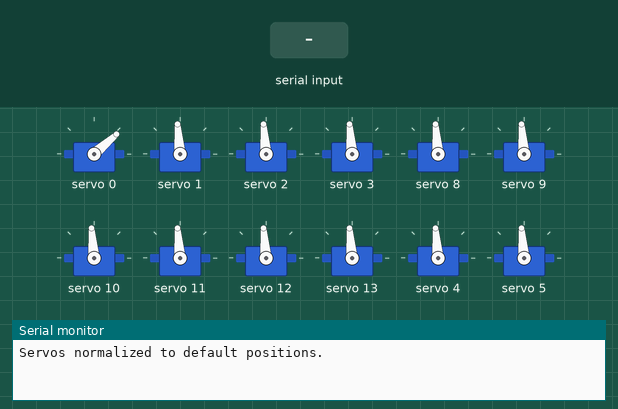
Simulated run of this sketch. Board: Arduino Uno, built with avr-gcc and run on an emulated ATmega328P. Parts: 12 × servo, the last lines printed to the serial monitor. The inputs (shaded band) are chosen by the test bench.

Above: at 1.2 s.
1.3 s: "UPL 30\n" received over Serial
At 2.5 s:
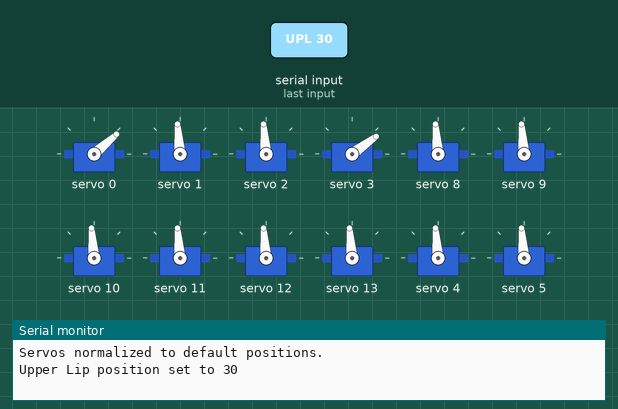
2.8 s: "JAW\n" received over Serial
At 3.8 s:
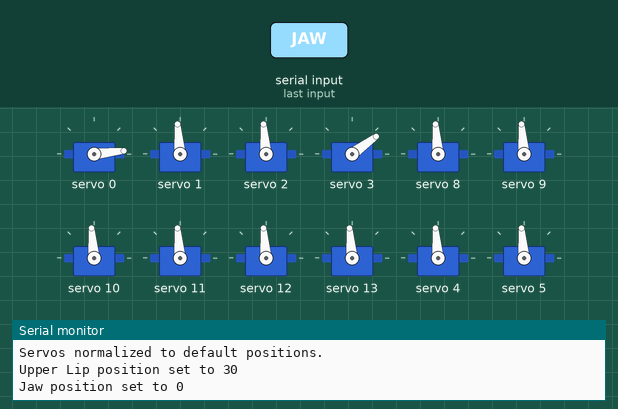
4.3 s: "SML\n" received over Serial
At 5.0 s:
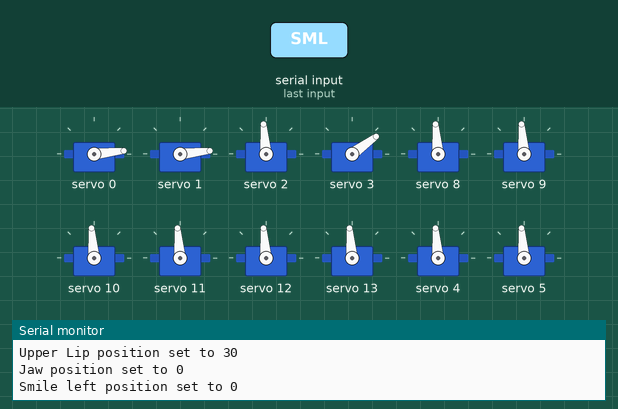
5.8 s: "EYL\n" received over Serial
At 6.1 s:
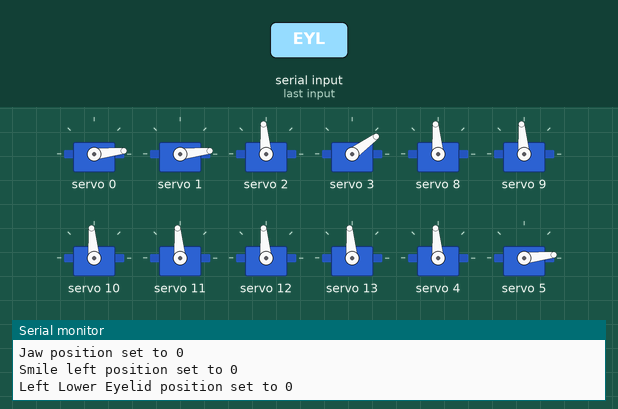
7.3 s: "EYEH\n" received over Serial
At 8.5 s:
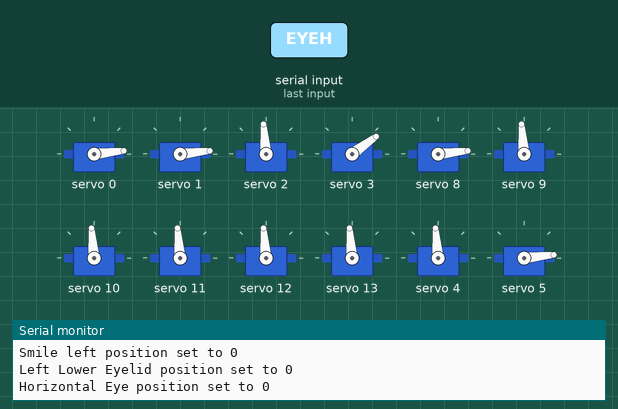
8.8 s: "EYEV\n" received over Serial
At 9.6 s:
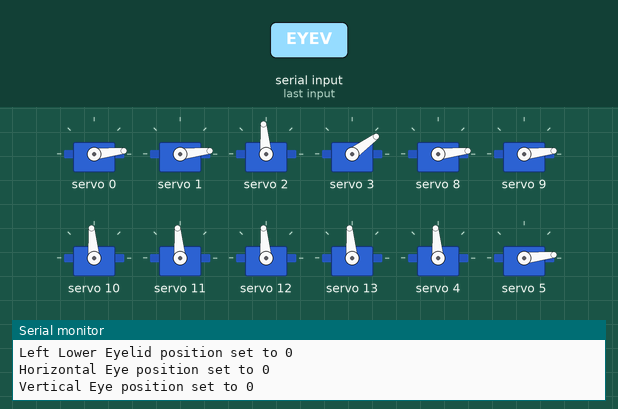
Timing chart, 0 to 11.3 s (numbered marks = the images above; inputs shaded):
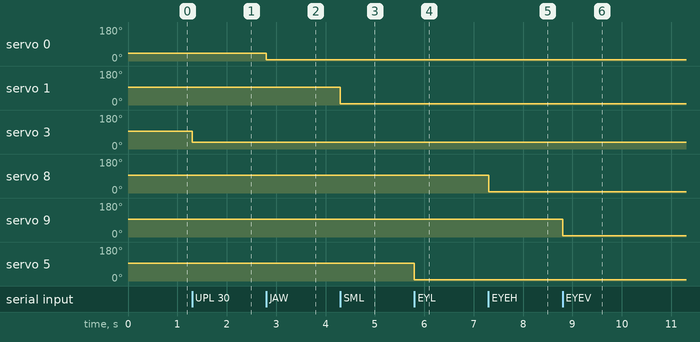

Measured:
- after the input at 1.3 s, servo 3: 95° → 36° at once
- after the input at 2.8 s, servo 0: 41° → 6° at once
- after the input at 4.3 s, servo 1: 95° → 6° at once
- after the input at 5.8 s, servo 5: 95° → 6° at once
- after the input at 7.3 s, servo 8: 95° → 6° at once
- after the input at 8.8 s, servo 9: 95° → 6° at once

The sketch:

Head_Serial_Controller.ino
```cpp
#include <Wire.h>
#include <Adafruit_PWMServoDriver.h>

// PCA9685 setup
Adafruit_PWMServoDriver pca9685 = Adafruit_PWMServoDriver();

#define DEBUG 1

// Motor channel assignments
struct CHANNEL {
  static const int JAW = 0;
  static const int SMILE_LEFT = 1;
  static const int SMILE_RIGHT = 2;
  static const int UPPER_LIP = 3;
  static const int EYELID_LEFT_UPPER = 4;
  static const int EYELID_LEFT_LOWER = 5;
  static const int EYELID_RIGHT_UPPER = 6;
  static const int EYELID_RIGHT_LOWER = 7;
  static const int EYE_HORIZONTAL = 8;
  static const int EYE_VERTICAL = 9;
  static const int EYEBROW_LEFT_UPPER = 10;
  static const int EYEBROW_LEFT_LOWER = 11;
  static const int EYEBROW_RIGHT_UPPER = 12;
  static const int EYEBROW_RIGHT_LOWER = 13;
};

// Servo and movement ranges
namespace RANGE {
  static const int SERVO_MIN = 150;
  static const int SERVO_MAX = 600;

  // Jaw range
  struct JAW {
    static const int MAX = 90;
    static const int NORMAL = 35;
    static const int MIN = 33;
  };

  // Smile range
  struct SMILE {
    static const int WIDE = 70;
    static const int SAD = 50;
    static const int NORMAL = 90;
  };

  // Upper Lip range
  struct LIP {
    static const int UP = 110;
    static const int NORMAL = 90;
    static const int DOWN = 70;
  };

  // Eyelid ranges
  struct EYELID {
    static const int LEFT_UPPER_OPEN = 95;
    static const int LEFT_UPPER_NORMAL = 90;
    static const int LEFT_UPPER_CLOSED = 85;
    static const int LEFT_LOWER_OPEN = 85;
    static const int LEFT_LOWER_NORMAL = 90;
    static const int LEFT_LOWER_CLOSED = 95;
    static const int RIGHT_UPPER_OPEN = 85;
    static const int RIGHT_UPPER_NORMAL = 90;
    static const int RIGHT_UPPER_CLOSED = 95;
    static const int RIGHT_LOWER_OPEN = 95;
    static const int RIGHT_LOWER_NORMAL = 90;
    static const int RIGHT_LOWER_CLOSED = 85;
  };

  // Eye movement ranges
  struct EYE {
    static const int HORIZONTAL_LEFT = 85;
    static const int HORIZONTAL_NORMAL = 90;
    static const int HORIZONTAL_RIGHT = 95;
    static const int VERTICAL_UP = 95;
    static const int VERTICAL_NORMAL = 90;
    static const int VERTICAL_DOWN = 85;
  };

  // Eyebrow ranges
  struct EYEBROW {
    static const int LEFT_UPPER_RAISE = 100;
    static const int LEFT_UPPER_NORMAL = 90;
    static const int LEFT_UPPER_LOWER = 80;
    static const int LEFT_LOWER_RAISE = 98;
    static const int LEFT_LOWER_NORMAL = 90;
    static const int LEFT_LOWER_LOWER = 83;
    static const int RIGHT_UPPER_RAISE = 80;
    static const int RIGHT_UPPER_NORMAL = 90;
    static const int RIGHT_UPPER_LOWER = 100;
    static const int RIGHT_LOWER_RAISE = 82;
    static const int RIGHT_LOWER_NORMAL = 90;
    static const int RIGHT_LOWER_LOWER = 97;
  };
}

void setup() {
  Serial.begin(115200);
  pca9685.begin();
  pca9685.setPWMFreq(60); // Set frequency to 60 Hz for servos
  normalizeServos();
}

void loop() {
  if (Serial.available()) {
    serialCMD();  // Handle serial commands
  }
}

// Set servo position using mapped angle to PWM range
void setServoPosition(int channel, int angle) {
  int pulseLength = map(angle, 0, 180, RANGE::SERVO_MIN, RANGE::SERVO_MAX);
  pca9685.setPWM(channel, 0, pulseLength);
}

// Set all servos to neutral positions
void normalizeServos() {
  setServoPosition(CHANNEL::JAW, RANGE::JAW::NORMAL);
  setServoPosition(CHANNEL::SMILE_LEFT, RANGE::SMILE::NORMAL);
  setServoPosition(CHANNEL::SMILE_RIGHT, RANGE::SMILE::NORMAL);
  setServoPosition(CHANNEL::UPPER_LIP, RANGE::LIP::NORMAL);
  setServoPosition(CHANNEL::EYE_HORIZONTAL, RANGE::EYE::HORIZONTAL_NORMAL);
  setServoPosition(CHANNEL::EYE_VERTICAL, RANGE::EYE::VERTICAL_NORMAL);
  setServoPosition(CHANNEL::EYEBROW_LEFT_UPPER, RANGE::EYEBROW::LEFT_UPPER_NORMAL);
  setServoPosition(CHANNEL::EYEBROW_LEFT_LOWER, RANGE::EYEBROW::LEFT_LOWER_NORMAL);
  setServoPosition(CHANNEL::EYEBROW_RIGHT_UPPER, RANGE::EYEBROW::RIGHT_UPPER_NORMAL);
  setServoPosition(CHANNEL::EYEBROW_RIGHT_LOWER, RANGE::EYEBROW::RIGHT_LOWER_NORMAL);
  setServoPosition(CHANNEL::EYELID_LEFT_UPPER, RANGE::EYELID::LEFT_UPPER_NORMAL);
  setServoPosition(CHANNEL::EYELID_LEFT_LOWER, RANGE::EYELID::LEFT_LOWER_NORMAL);
  setServoPosition(CHANNEL::EYELID_RIGHT_UPPER, RANGE::EYELID::RIGHT_UPPER_NORMAL);
  setServoPosition(CHANNEL::EYELID_RIGHT_LOWER, RANGE::EYELID::RIGHT_LOWER_NORMAL);

  if (DEBUG) {
    Serial.println("Servos normalized to default positions.");
  }
}

// Serial command handler
void serialCMD() {
  String cmd = Serial.readStringUntil('\n'); // Read input till newline
  int value = 0;

  // Jaw control (e.g., "JAW 45")
  if (cmd.startsWith("JAW")) {
    value = cmd.substring(4).toInt();  // Get the value after the command
    setServoPosition(CHANNEL::JAW, value);
    Serial.println("Jaw position set to " + String(value));
  }

  // Smile motor control (left: "SMLL 70", right: "SMLR 70")
  else if (cmd.startsWith("SML")) {
    if (cmd.endsWith("L")) {  // Left smile motor control
      value = cmd.substring(4, cmd.length() - 1).toInt();  // Extract the value
      setServoPosition(CHANNEL::SMILE_LEFT, value);
      Serial.println("Smile left position set to " + String(value));
    }
    else if (cmd.endsWith("R")) {  // Right smile motor control
      value = cmd.substring(4, cmd.length() - 1).toInt();  // Extract the value
      setServoPosition(CHANNEL::SMILE_RIGHT, value);
      Serial.println("Smile right position set to " + String(value));
    }
  }

  // Upper lip control (e.g., "UPL 30")
  else if (cmd.startsWith("UPL")) {
    value = cmd.substring(4).toInt();  // Upper lip control
    setServoPosition(CHANNEL::UPPER_LIP, value);
    Serial.println("Upper Lip position set to " + String(value));
  }

  // Upper eyelid control (left: "EYUL 50", right: "EYUR 50")
  else if (cmd.startsWith("EYU")) {
    if (cmd.endsWith("L")) {  // Left upper eyelid
      value = cmd.substring(4, cmd.length() - 1).toInt();
      setServoPosition(CHANNEL::EYELID_LEFT_UPPER, value);
      Serial.println("Left Upper Eyelid position set to " + String(value));
    }
    else if (cmd.endsWith("R")) {  // Right upper eyelid
      value = cmd.substring(4, cmd.length() - 1).toInt();
      setServoPosition(CHANNEL::EYELID_RIGHT_UPPER, value);
      Serial.println("Right Upper Eyelid position set to " + String(value));
    }
  }

  // Lower eyelid control (left: "EYLL 40", right: "EYLR 40")
  else if (cmd.startsWith("EYL")) {
    if (cmd.endsWith("L")) {  // Left lower eyelid
      value = cmd.substring(4, cmd.length() - 1).toInt();
      setServoPosition(CHANNEL::EYELID_LEFT_LOWER, value);
      Serial.println("Left Lower Eyelid position set to " + String(value));
    }
    else if (cmd.endsWith("R")) {  // Right lower eyelid
      value = cmd.substring(4, cmd.length() - 1).toInt();
      setServoPosition(CHANNEL::EYELID_RIGHT_LOWER, value);
      Serial.println("Right Lower Eyelid position set to " + String(value));
    }
  }

  // Eye horizontal movement (e.g., "EYEH 60")
  else if (cmd.startsWith("EYEH")) {  // Horizontal eye movement
    value = cmd.substring(5).toInt();  // Extract the value
    setServoPosition(CHANNEL::EYE_HORIZONTAL, value);
    Serial.println("Horizontal Eye position set to " + String(value));
  }

  // Eye vertical movement (e.g., "EYEV 70")
  else if (cmd.startsWith("EYEV")) {  // Vertical eye movement
    value = cmd.substring(5).toInt();  // Extract the value
    setServoPosition(CHANNEL::EYE_VERTICAL, value);
    Serial.println("Vertical Eye position set to " + String(value));
  }

  // Upper eyebrow control (left: "EBUL 30", right: "EBUR 30")
  else if (cmd.startsWith("EBU")) {
    if (cmd.endsWith("L")) {  // Left upper eyebrow
      value = cmd.substring(4, cmd.length() - 1).toInt();
      setServoPosition(CHANNEL::EYEBROW_LEFT_UPPER, value);
      Serial.println("Left Upper Eyebrow position set to " + String(value));
    }
    else if (cmd.endsWith("R")) {  // Right upper eyebrow
      value = cmd.substring(4, cmd.length() - 1).toInt();
      setServoPosition(CHANNEL::EYEBROW_RIGHT_UPPER, value);
      Serial.println("Right Upper Eyebrow position set to " + String(value));
    }
  }

  // Lower eyebrow control (left: "EBLL 20", right: "EBLR 20")
  else if (cmd.startsWith("EBL")) {
    if (cmd.endsWith("L")) {  // Left lower eyebrow
      value = cmd.substring(4, cmd.length() - 1).toInt();
      setServoPosition(CHANNEL::EYEBROW_LEFT_LOWER, value);
      Serial.println("Left Lower Eyebrow position set to " + String(value));
    }
    else if (cmd.endsWith("R")) {  // Right lower eyebrow
      value = cmd.substring(4, cmd.length() - 1).toInt();
      setServoPosition(CHANNEL::EYEBROW_RIGHT_LOWER, value);
      Serial.println("Right Lower Eyebrow position set to " + String(value));
    }
  }
}
```
